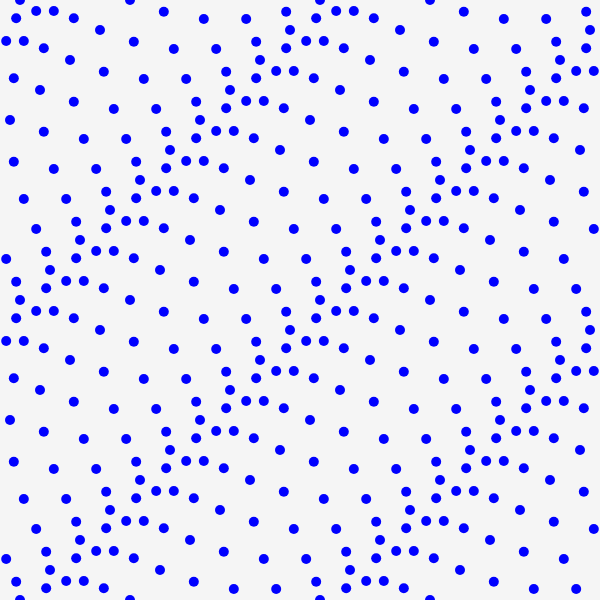
Frame 1 (no input)
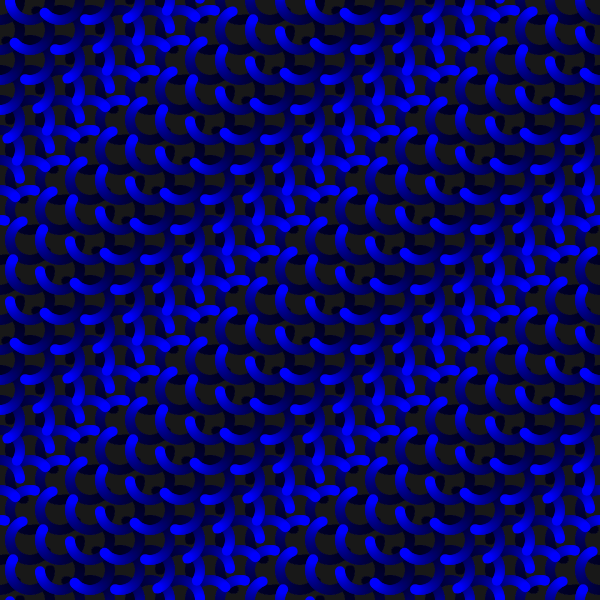
Frame 60 (no input)
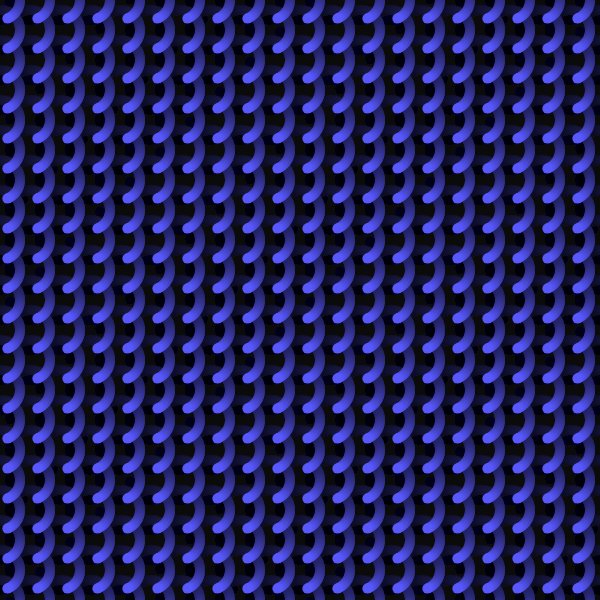
Frame 120 (the mouse pressed at the canvas centre since frame 60)

The p5.js sketch that drew these frames (run headless with seeded random() and noise() and a simulated clock; from frame 60 on, the mouse is pressed at the canvas centre):

// p5.js sketch
// ── sketch.js
let t = 0; // time variable

function setup() {
  createCanvas(600, 600);
  noStroke();
  
}

function draw() {
  background(10, 10); // translucent background (creates trails)

  // make a x and y grid of ellipses
  for (let x = 0; x <= width; x = x + 30) {
    for (let y = 0; y <= height; y = y + 30) {
      // starting point of each circle depends on mouse position
      const xAngle = map(mouseX, 0, width, -4 * PI, 4 * PI, true);
      const yAngle = map(mouseY, 0, height, -4 * PI, 4 * PI, true);
      // and also varies based on the particle's location
      const angle = xAngle * (x / width) + yAngle * (y / height);

      // each particle moves in a circle
      const myX = x + 20 * cos(2 * PI * t + angle);
      const myY = y + 20 * sin(2 * PI * t + angle);
      
      let hue = map(mouseX, 0, width, 0, 175);
      let hue2 = map(mouseY, 0, width, 0, 175);
      fill(hue2, hue, 255);
      
      ellipse(myX, myY, 10); // draw particle
    }
  }

  t = t + 0.01; // update time
}
